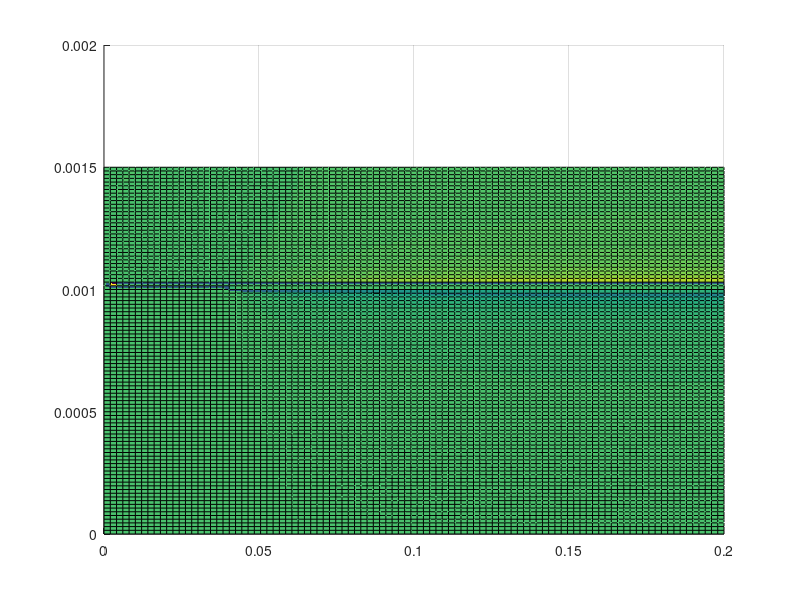

Reproduce this figure in MATLAB.
d12=linspace(0, 0.0015, 100);
sm2=linspace(0.00001, 0.2, 100);

 
  N1_ans=dlmread('N1cctoD1_04_d_test.txt');
    N2_ans=dlmread('N2cctoD1_04_d_test.txt');
    figure;
    hold on;
    grid on;
    surf(sm2, d12, N1_ans);
    surf(sm2, d12, N2_ans);
